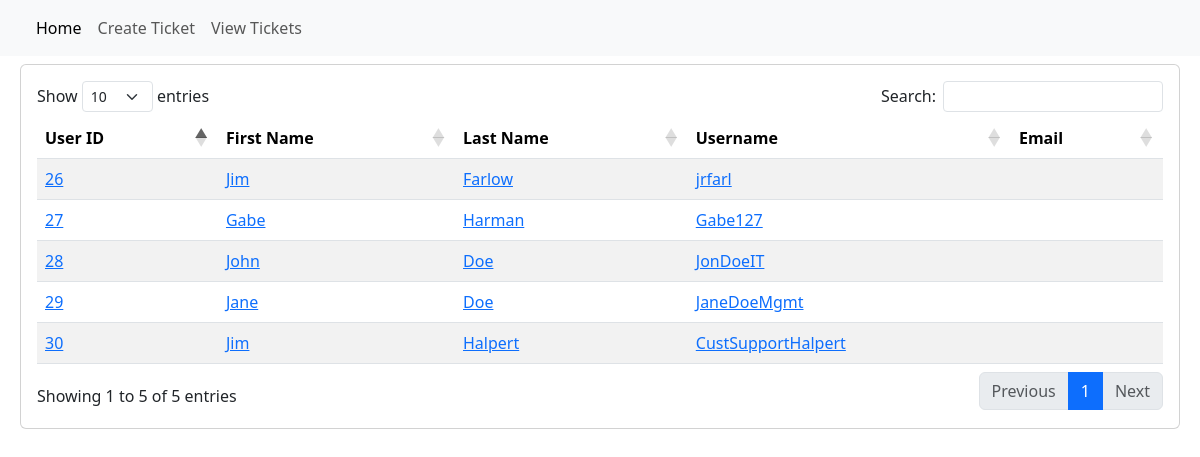
The app's page /admin/usermanagement/index.php (signed in) with its own data.
### tables this page shows
CREATE TABLE `Users` (
  `User_ID` int NOT NULL AUTO_INCREMENT,
  `First_Name` varchar(128) NOT NULL,
  `Last_Name` varchar(128) NOT NULL,
  `Username` varchar(64) NOT NULL,
  `Password` varchar(128) NOT NULL,
  `Session_IP` varchar(45) DEFAULT NULL,
  `User_Status` tinyint(1) NOT NULL DEFAULT '1',
  `Session_ID` varchar(128) DEFAULT NULL,
  `Email` varchar(128) DEFAULT NULL,
  PRIMARY KEY (`User_ID`),
  UNIQUE KEY `Username_UNIQUE` (`Username`)
);

### masterconfig.php (called while the page is built, shortened)
<?php
$CONST_VENDORDIR = "/vendor";

### class/internal_user.php (called while the page is built, shortened)
<?php
class internal_user{
	private $db;
	function __construct($database){
		$this->db = $database;
	}
	function GetAllUsers_Minimal(){
		return $this->db->query("SELECT User_ID, First_Name, Last_Name, Username, Email FROM Users");
	}
}

### class/database.php (called while the page is built, shortened)
<?php
class database{
	private $dbconn;
	function __construct($ip, $user, $password, $database, $port=3306 ){
		try{
			$this->dbconn = new \MySQLi($ip, $user, $password, $database , $port );
		}catch(Exception $e){
			die(print_r($e));
		}
	}
	function query($query,  $params = [], $return_values=true){
		try{
			$thisquery = $this->dbconn->prepare($query);
			if(!empty($params)){
				$thisquery->bind_param(str_repeat('s', count($params)), ...$params);
			}
			$response = $thisquery->execute();
			if($return_values){
			$return = $thisquery->get_result()->fetch_all(MYSQLI_ASSOC);
			}else{
				$return = $response;
			}
			return $return;
		}catch( Exception $e ){
			throw new Exception(print_r($e));
		}
	}
}

### admin/usermanagement/index.php (the view, shortened to what this page needs)
<?php
require("../../masterutil.php");
$user = new internal_user($database);
$all_users_low_info = $user->GetAllUsers_Minimal();
?>
<?php require($CONST_TEMPLATEDIR."/base_logged_in_top.php"); ?>
<div class="col-12">
	<div class="col-12">
		<div class="card">
		  <div class="card-body">
			<table id="user_table" class="table table-striped">
				<thead>
					<tr>
						<th>User ID</th>
						<th>First Name</th>
						<th>Last Name</th>
						<th>Username</th>
						<th>Email</th>
					</tr>
				</thead>
				<tbody>
					<?php foreach($all_users_low_info as $u){ ?>
					<tr>
						<td><a href="audit.php?user=<?= $u['User_ID'] ?>"><?= $u['User_ID'] ?></a></td>
						<td><a href="audit.php?user=<?= $u['User_ID'] ?>"><?= $u['First_Name'] ?></a></td>
						<td><a href="audit.php?user=<?= $u['User_ID'] ?>"><?= $u['Last_Name'] ?></a></td>
						<td><a href="audit.php?user=<?= $u['User_ID'] ?>"><?= $u['Username'] ?></a></td>
						<td><a href="audit.php?user=<?= $u['User_ID'] ?>"><?= $u['Email'] ?></a></td>
					</tr>
					<?php } ?>
				</tbody>
			</table>
		  </div>
		</div>
	</div>
</div>
<?php require($CONST_TEMPLATEDIR."/base_logged_in_bottom.php"); ?>

### templates/base_logged_in_top.php (shortened to what this page needs)
<!doctype html>
<html>
<head>
<link href="<?= $CONST_VENDORDIR?>/twbs/bootstrap/dist/css/bootstrap.min.css" rel="stylesheet">
<link href="<?= $CONST_VENDORDIR?>/datatables/jquery_datatables_min.css" rel="stylesheet">
</head>
<body>
	<nav class="navbar navbar-expand-lg navbar-light bg-light">
  <div class="container-fluid">
    <div class="collapse navbar-collapse" id="navbarTogglerDemo02">
      <ul class="navbar-nav me-auto mb-2 mb-lg-0">
        <li class="nav-item">
          <a class="nav-link active" aria-current="page" href="/dashboard.php">Home</a>
        </li>
        <li class="nav-item">
          <a class="nav-link" href="/ticket/create.php">Create Ticket</a>
        </li>
		<li class="nav-item">
          <a class="nav-link" href="/ticket/list.php">View Tickets</a>
        </li>
      </ul>
    </div>
  </div>
</nav>
	<div class="col-12">
		<div class="row mx-2 mt-2">

### templates/base_logged_in_bottom.php (shortened to what this page needs)
</div>
</div>
</body>
</html>

### records on screen
users: User_ID "26", First_Name "Jim", Last_Name "Farlow", Username "jrfarl"
users: User_ID "27", First_Name "Gabe", Last_Name "Harman", Username "Gabe127"
users: User_ID "28", First_Name "John", Last_Name "Doe", Username "JonDoeIT"
users: User_ID "29", First_Name "Jane", Last_Name "Doe", Username "JaneDoeMgmt"
users: User_ID "30", First_Name "Jim", Last_Name "Halpert", Username "CustSupportHalpert"
